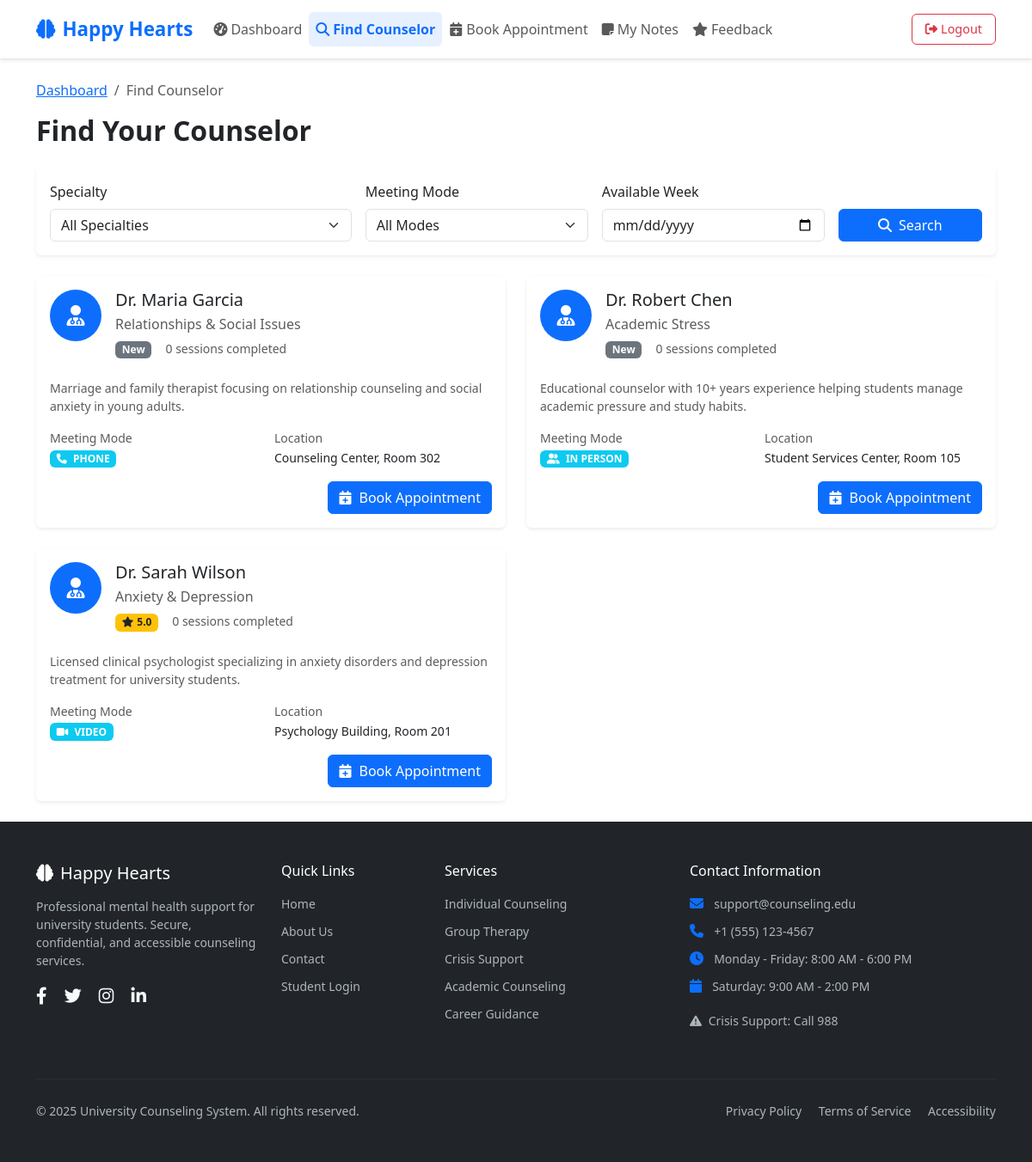
The app's page /student/find_counselor.php (signed in), older data.
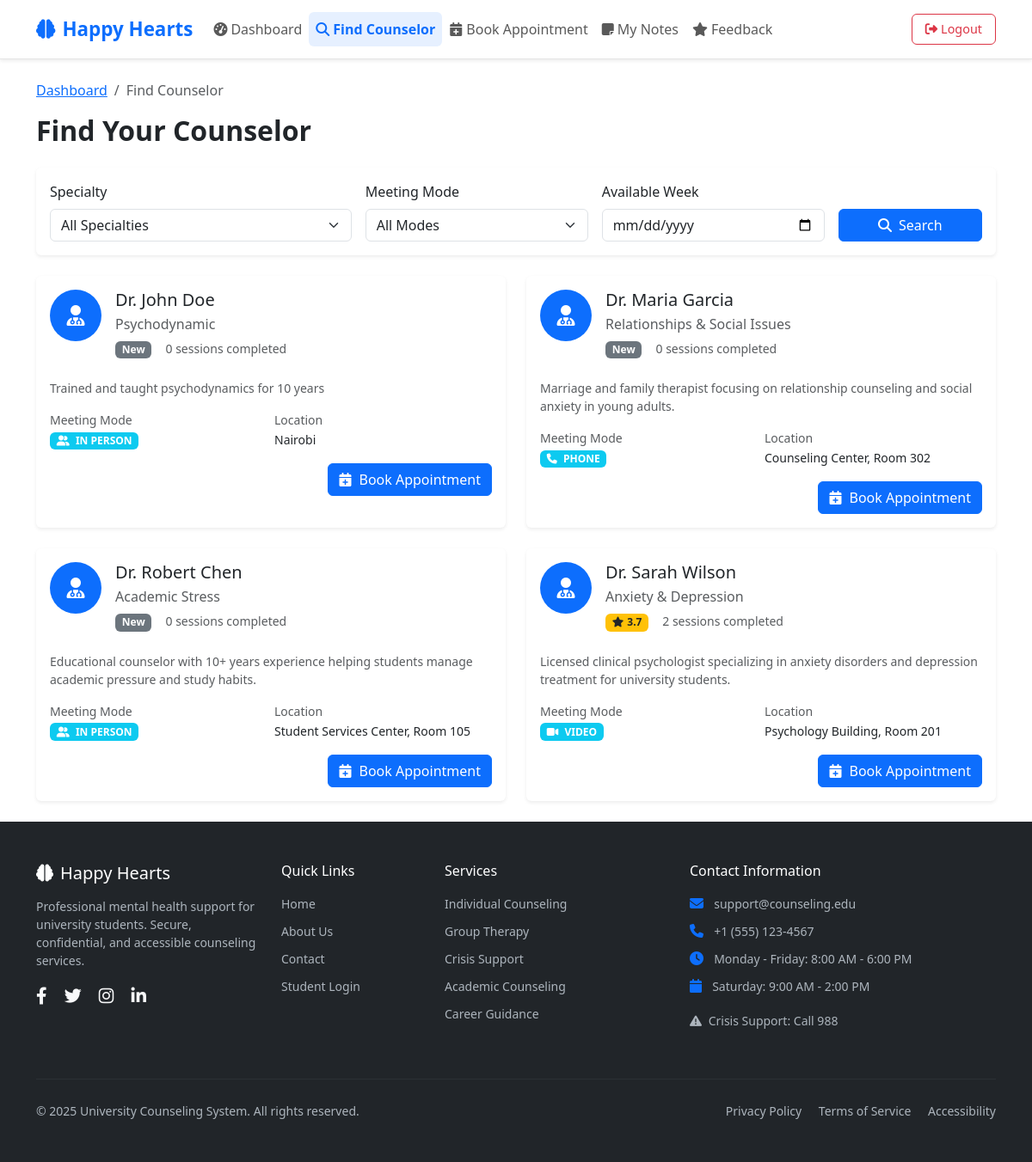
The same page, newer data.
### tables this page shows
CREATE TABLE `counselor_profiles` (
  `user_id` bigint NOT NULL,
  `specialty` varchar(150) DEFAULT NULL,
  `meeting_mode` enum('IN_PERSON','VIDEO','PHONE') DEFAULT NULL,
  `bio` text,
  `location` varchar(150) DEFAULT NULL,
  PRIMARY KEY (`user_id`),
  CONSTRAINT `counselor_profiles_ibfk_1` FOREIGN KEY (`user_id`) REFERENCES `users` (`id`) ON DELETE CASCADE
);

CREATE TABLE `users` (
  `id` bigint NOT NULL AUTO_INCREMENT,
  `role` enum('STUDENT','COUNSELOR','ADMIN') NOT NULL,
  `name` varchar(150) NOT NULL,
  `email` varchar(150) NOT NULL,
  `password_hash` varchar(255) NOT NULL,
  `phone` varchar(20) DEFAULT NULL,
  `created_at` timestamp NULL DEFAULT CURRENT_TIMESTAMP,
  PRIMARY KEY (`id`),
  UNIQUE KEY `email` (`email`)
);

### student/find_counselor.php (the view, shortened to what the changed rows need)
<?php
require_once '../config/db.php';
$where_conditions = ['u.role = "COUNSELOR"'];
$params = [];
$date_condition = '';
$where_clause = implode(' AND ', $where_conditions) . $date_condition;
$sql = "SELECT u.*, cp.specialty, cp.meeting_mode, cp.bio, cp.location,
        (SELECT AVG(f.rating) FROM feedback f
         JOIN sessions s ON f.session_id = s.id
         JOIN appointments a ON s.appointment_id = a.id
         WHERE a.counselor_id = u.id) as avg_rating,
        (SELECT COUNT(*) FROM appointments a
         WHERE a.counselor_id = u.id AND a.status = 'COMPLETED') as completed_sessions
        FROM users u
        JOIN counselor_profiles cp ON u.id = cp.user_id
        WHERE $where_clause
        ORDER BY u.name";
$stmt = $pdo->prepare($sql);
$stmt->execute($params);
$counselors = $stmt->fetchAll();
?>
<!DOCTYPE html>
<html lang="en">
<head>
    <link href="https://cdn.jsdelivr.net/npm/bootstrap@5.3.0/dist/css/bootstrap.min.css" rel="stylesheet">
    <link href="https://cdnjs.cloudflare.com/ajax/libs/font-awesome/6.4.0/css/all.min.css" rel="stylesheet">
    <link href="../assets/css/app.css" rel="stylesheet">
</head>
<body>
    <div class="container py-4">
        <div class="row">
            <div class="col-12">
                <h2 class="fw-bold mb-4">Find Your Counselor</h2>
            </div>
        </div>
        <div class="row">
            <div class="col-12">
                <?php if (empty($counselors)): ?>
                    <div class="card border-0 shadow-sm">
                        <div class="card-body text-center py-5">
                            <i class="fas fa-search text-muted fs-1 mb-3"></i>
                            <h5 class="text-muted">No counselors found</h5>
                            <p class="text-muted">Try adjusting your search filters or check back later</p>
                        </div>
                    </div>
                <?php else: ?>
                    <div class="row g-4">
                        <?php foreach ($counselors as $counselor): ?>
                            <div class="col-lg-6">
                                <div class="card border-0 shadow-sm h-100">
                                    <div class="card-body">
                                        <div class="d-flex align-items-start mb-3">
                                            <div class="me-3">
                                                <div class="bg-primary text-white rounded-circle d-flex align-items-center justify-content-center" style="width: 60px; height: 60px;">
                                                    <i class="fas fa-user-md fs-4"></i>
                                                </div>
                                            </div>
                                            <div class="flex-grow-1">
                                                <h5 class="mb-1"><?= htmlspecialchars($counselor['name']) ?></h5>
                                                <p class="text-muted mb-1"><?= htmlspecialchars($counselor['specialty'] ?? 'General Counseling') ?></p>
                                                <div class="d-flex align-items-center mb-2">
                                                    <div class="me-3">
                                                        <?php if ($counselor['avg_rating']): ?>
                                                            <span class="badge bg-warning text-dark">
                                                                <i class="fas fa-star me-1"></i><?= number_format($counselor['avg_rating'], 1) ?>
                                                            </span>
                                                        <?php else: ?>
                                                            <span class="badge bg-secondary">New</span>
                                                        <?php endif; ?>
                                                    </div>
                                                    <small class="text-muted">
                                                        <?= $counselor['completed_sessions'] ?> sessions completed
                                                    </small>
                                                </div>
                                            </div>
                                        </div>
                                        <?php if ($counselor['bio']): ?>
                                            <p class="text-muted small mb-3">
                                                <?= htmlspecialchars(substr($counselor['bio'], 0, 150)) ?>
                                            </p>
                                        <?php endif; ?>
                                        <div class="row g-2 mb-3">
                                            <div class="col-6">
                                                <small class="text-muted d-block">Meeting Mode</small>
                                                <span class="badge bg-info">
                                                    <?php
                                                    $mode_icons = [
                                                        'IN_PERSON' => 'fas fa-user-friends',
                                                        'VIDEO' => 'fas fa-video',
                                                        'PHONE' => 'fas fa-phone'
                                                    ];
                                                    ?>
                                                    <i class="<?= $mode_icons[$counselor['meeting_mode']] ?? 'fas fa-question' ?> me-1"></i>
                                                    <?= str_replace('_', ' ', $counselor['meeting_mode'] ?? 'TBD') ?>
                                                </span>
                                            </div>
                                            <?php if ($counselor['location']): ?>
                                                <div class="col-6">
                                                    <small class="text-muted d-block">Location</small>
                                                    <small><?= htmlspecialchars($counselor['location']) ?></small>
                                                </div>
                                            <?php endif; ?>
                                        </div>
                                        <div class="text-end">
                                            <a href="book_appointment.php?counselor_id=<?= $counselor['id'] ?>" class="btn btn-primary">
                                                <i class="fas fa-calendar-plus me-2"></i>Book Appointment
                                            </a>
                                        </div>
                                    </div>
                                </div>
                            </div>
                        <?php endforeach; ?>
                    </div>
                <?php endif; ?>
            </div>
        </div>
    </div>
</body>
</html>

Row changes from the older to the newer data that the page shows:
added counselor_profiles: user_id.name "Dr. John Doe", specialty "Psychodynamic", shows "New", completed_sessions "0", bio "Trained and taught psychodynamics for 10 years", meeting_mode "IN PERSON", location "Nairobi"
computed for counselor_profiles "Anxiety & Depression": avg_rating "5.0" → "3.7"; completed_sessions "0" → "2"
